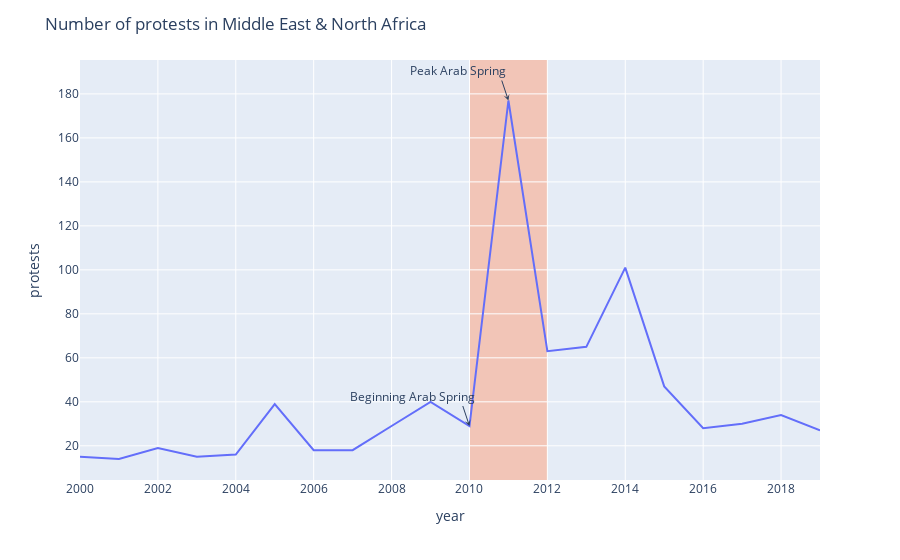

This figure's notebook cell:
### Code cell
fig = px.line(protest_data_region, x="year", y="protests")

fig.add_annotation(x=2011, y=177,
            text="Peak Arab Spring                           ",
            showarrow=True,
            arrowhead=3)

fig.add_annotation(x=2010, y=29,
            text="Beginning Arab Spring                               ",
            showarrow=True,
            arrowhead=3)

fig.add_annotation(text=" ",
                    xref="paper", 
                    yref="paper", 
                    x=0.3, 
                    y=0.3, 
                    showarrow=False)

# Add shape regions
fig.add_vrect(
    x0="2010", x1="2012",
    fillcolor="LightSalmon", opacity=0.5,
    layer="below", line_width=0,
),


fig.update_layout(
    title_text="Number of protests in Middle East & North Africa",
    coloraxis_colorbar={
        'title':'Protests'      
    }
)

fig.show()

### Figure 1 — Plotly figure (JSON) as saved in the notebook; plotly's stock layout.template omitted (floating-point values rounded to 4 significant figures)
{"data": [{"hovertemplate": "year=%{x}<br>protests=%{y}<extra></extra>", "legendgroup": "", "line": {"color": "#636efa", "dash": "solid"}, "mode": "lines", "name": "", "orientation": "v", "showlegend": false, "type": "scatter", "x": [2000, 2001, 2002, 2003, 2004, 2005, 2006, 2007, 2008, 2009, 2010, 2011, 2012, 2013, 2014, 2015, 2016, 2017, 2018, 2019], "xaxis": "x", "y": [15, 14, 19, 15, 16, 39, 18, 18, 29, 40, 29, 177, 63, 65, 101, 47, 28, 30, 34, 27], "yaxis": "y"}], "layout": {"annotations": [{"arrowhead": 3, "showarrow": true, "text": "Peak Arab Spring                           ", "x": 2011, "y": 177}, {"arrowhead": 3, "showarrow": true, "text": "Beginning Arab Spring                               ", "x": 2010, "y": 29}, {"showarrow": false, "text": " ", "x": 0.3, "xref": "paper", "y": 0.3, "yref": "paper"}], "coloraxis": {"colorbar": {"title": {"text": "Protests"}}}, "legend": {"tracegroupgap": 0}, "margin": {"t": 60}, "shapes": [{"fillcolor": "LightSalmon", "layer": "below", "line": {"width": 0}, "opacity": 0.5, "type": "rect", "x0": "2010", "x1": "2012", "xref": "x", "y0": 0, "y1": 1, "yref": "y domain"}], "title": {"text": "Number of protests in Middle East & North Africa"}, "xaxis": {"anchor": "y", "domain": [0, 1], "title": {"text": "year"}}, "yaxis": {"anchor": "x", "domain": [0, 1], "title": {"text": "protests"}}}}
